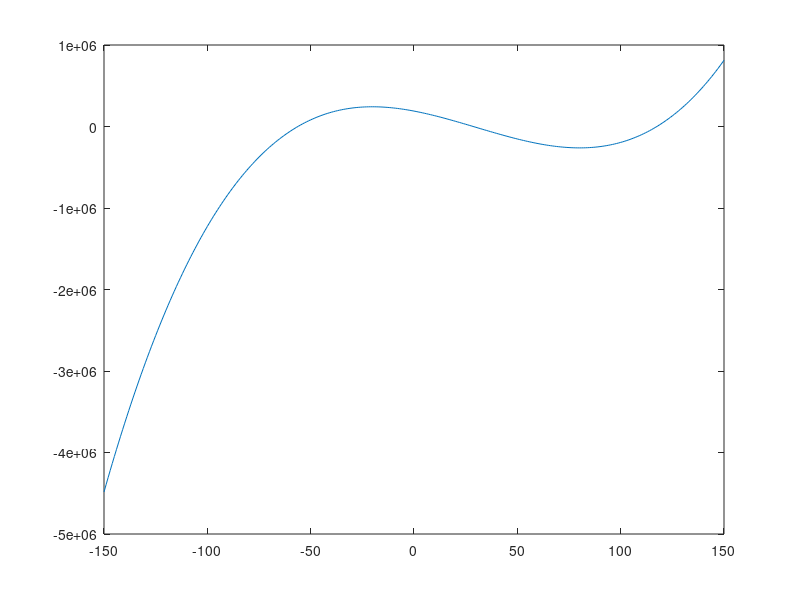

MATLAB code for this plot: (Note: this script raises an error after producing the figure.)
clear;
close all;
clc;

% Aidan Clark, ME8604, amhclark@mun.ca
% Memorial University of Newfoundland
% Faculty of Engineering & Applied Science

F = [1 -90 -4844 189240];       % Coefficients of cubic equation from big to small
roots(F)                        % Solve the roots of the equation


% Solve Graphically
j = 1;
for i = -150:150
    
    RT(j) = i^3 - 90*i^2 - 4844*i +189240;
    j = j+1;
    xt = -150:150;

end

plot(xt,RT)
xline(0);
yline(0);

